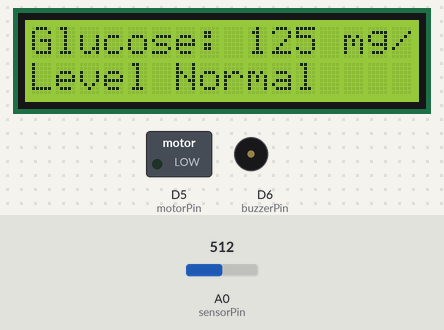
Recording of a sketch running on a simulated ESP8266 (NodeMCU). Shown: 16×2 character LCD, switched loads named in the sketch (green lamp = pin HIGH), buzzer (waves = sounding). The test bench sets the inputs (shaded band); at power-on: A0 (sensorPin) = 512. WiFi joins after 1.5 s; servers stay silent unless stated; uploads are accepted with an empty reply; what the sketch prints to the serial monitor is not drawn.

Above: at 4.2 s.
4.3 s: A0 (sensorPin) set to 536
At 9.2 s:
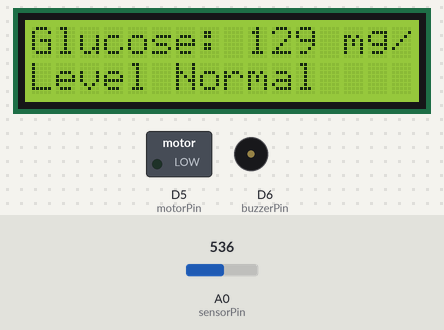
10.1 s: A0 (sensorPin) set to 561
At 14.6 s:
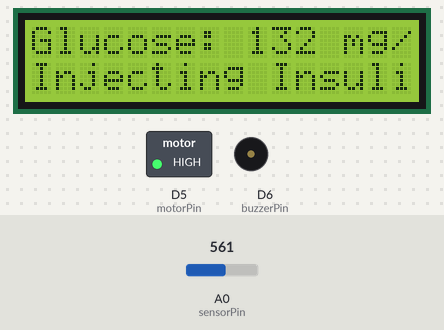
16.9 s: A0 (sensorPin) set to 144
At 21.5 s:
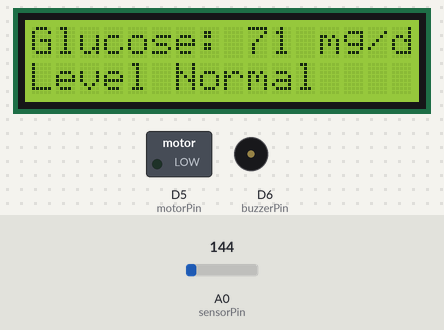
22.7 s: A0 (sensorPin) set to 118
At 26.8 s:
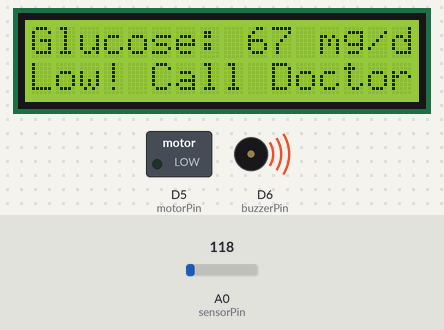
28.5 s: A0 (sensorPin) set to 511
At 32.1 s:
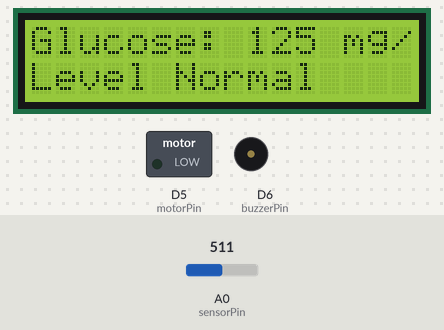
Timing chart, 0 to 33.6 s (numbered marks = the images above; inputs shaded):
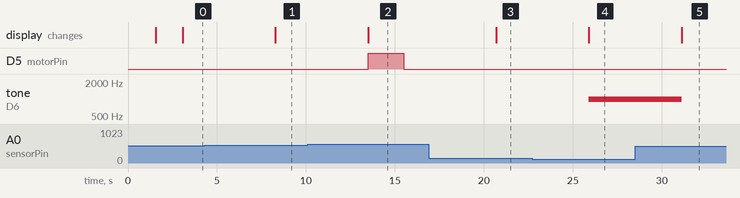

Measured:
- the behaviour switches between 549 and 550 on A0 (sensorPin) (found by bisection; images 1 and 2)
- the behaviour switches between 133 and 132 on A0 (sensorPin) (found by bisection; images 3 and 4)
- after the input at 4.3 s, the display: changes after 4.0 s (image 1)
- after the input at 10.1 s, D5 (motorPin): LOW → HIGH after 3.4 s, → LOW 2.0 s later; the display: changes after 3.4 s (image 2)
- after the input at 16.9 s, D5 (motorPin): stays LOW (without the input it goes to HIGH after 3.8 s); the display: changes after 3.8 s (image 3)
- after the input at 22.7 s, tone on D6 (buzzerPin): silent → 1000 Hz after 3.2 s; the display: changes after 3.2 s (image 4)
- after the input at 28.5 s, tone on D6 (buzzerPin): 1000 Hz → silent after 2.6 s; the display: changes after 2.6 s (image 5)

The sketch:

insulin_pump_code.ino
```cpp
#include <LiquidCrystal.h>
#include <ESP8266WiFi.h>
#include <ESP8266HTTPClient.h>

// LCD: (RS, E, D4, D5, D6, D7)
LiquidCrystal lcd(12, 11, 5, 4, 3, 2);

// Pins
const int sensorPin = A0;
const int motorPin = D5;      // Use appropriate GPIO if using NodeMCU or ESP8266 board
const int buzzerPin = D6;

// Thresholds (mg/dL)
const int thresholdLow = 70;
const int thresholdHigh = 130;

// Wi-Fi credentials
const char* ssid = "Your_SSID";
const char* password = "Your_PASSWORD";

// Optional: your server endpoint to send glucose values
const char* endpoint = "http://your-server.com/api/glucose"; // Replace with your API endpoint

void setup() {
  pinMode(sensorPin, INPUT);
  pinMode(motorPin, OUTPUT);
  pinMode(buzzerPin, OUTPUT);

  lcd.begin(16, 2);
  Serial.begin(115200);

  lcd.print("Connecting WiFi");
  WiFi.begin(ssid, password);
  while (WiFi.status() != WL_CONNECTED) {
    delay(500);
    Serial.print(".");
  }

  lcd.clear();
  lcd.print("WiFi Connected");
  delay(1500);
  lcd.clear();
}

void loop() {
  int sensorValue = analogRead(sensorPin); // IR/NIR sensor simulation
  float glucoseLevel = map(sensorValue, 0, 1023, 50, 200); // Estimation

  Serial.print("Glucose: ");
  Serial.println(glucoseLevel);

  lcd.setCursor(0, 0);
  lcd.print("Glucose: ");
  lcd.print(glucoseLevel, 0);
  lcd.print(" mg/dL");

  // Buzzer & Insulin Logic
  if (glucoseLevel < thresholdLow) {
    lcd.setCursor(0, 1);
    lcd.print("Low! Call Doctor");
    tone(buzzerPin, 1000); // 1 kHz beep
    digitalWrite(motorPin, LOW);
  }
  else if (glucoseLevel > thresholdHigh) {
    lcd.setCursor(0, 1);
    lcd.print("Injecting Insulin");
    noTone(buzzerPin);
    digitalWrite(motorPin, HIGH);
    delay(2000);
    digitalWrite(motorPin, LOW);
  }
  else {
    lcd.setCursor(0, 1);
    lcd.print("Level Normal    ");
    noTone(buzzerPin);
    digitalWrite(motorPin, LOW);
  }

  // Optional: Send to cloud server or app
  if (WiFi.status() == WL_CONNECTED) {
    HTTPClient http;
    http.begin(endpoint);
    http.addHeader("Content-Type", "application/json");

    String payload = "{\"glucose\":" + String(glucoseLevel, 1) + "}";
    int httpCode = http.POST(payload);

    Serial.print("POST status: ");
    Serial.println(httpCode);
    http.end();
  }

  delay(5000);
}
```
